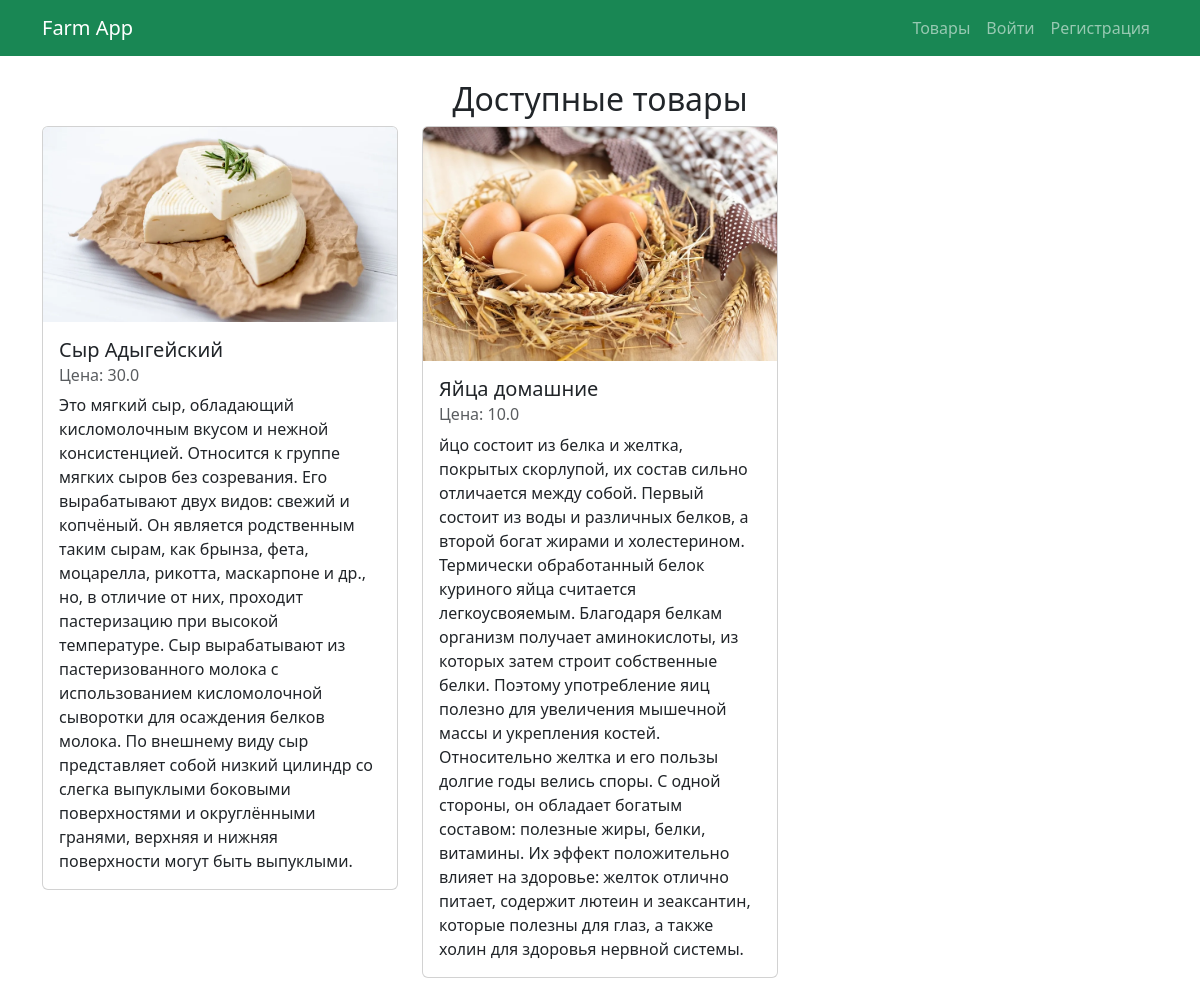
/products, run on an earlier commit of the app's database.
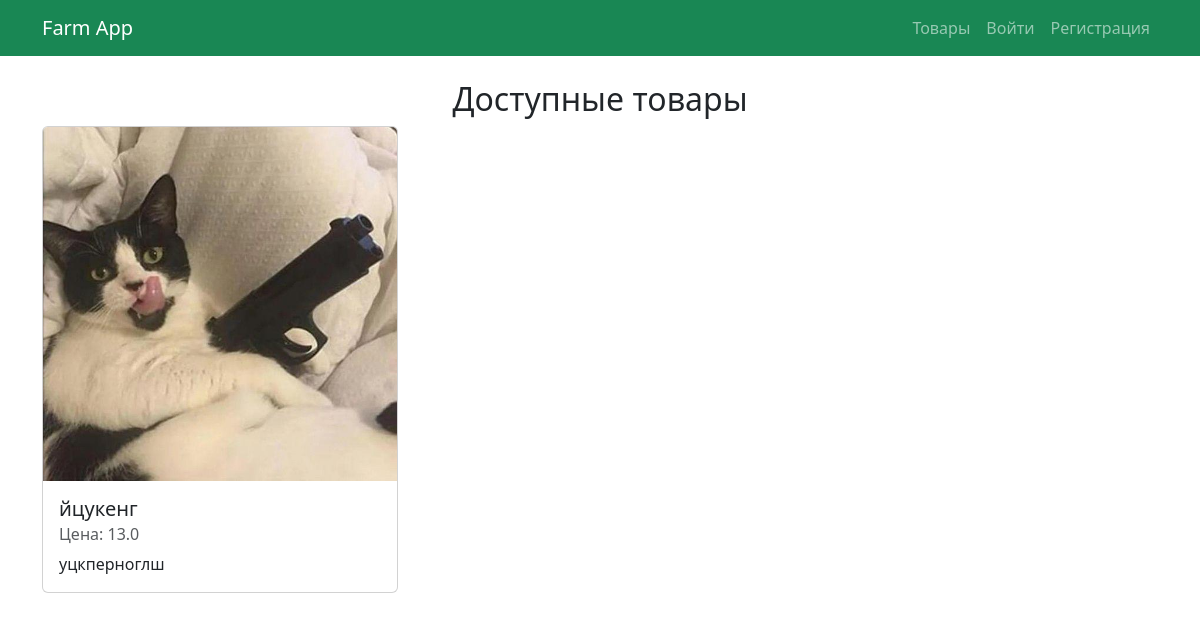
And on a later commit of the database.
### app/models.py (models this page shows)
class Product(Base):
    __tablename__ = "products"
    id = Column(Integer, primary_key=True, index=True)
    name = Column(String, index=True)
    description = Column(Text)
    price = Column(Float)
    owner_id = Column(Integer, ForeignKey("users.id"))
    image_url = Column(String, nullable=True)
    created_at = Column(DateTime, default=datetime.utcnow)
    owner = relationship("User", back_populates="products")
    orders = relationship("Order", back_populates="product")

### app/main.py (the view)
        @self.app.get("/products")
        def list_products(request: Request, db: Annotated[Session, Depends(self.get_db)]):
            products = crud.get_products(db)
            return self.templates.TemplateResponse("products.html", {"request": request, "products": products})

### app/templates/products.html (shortened to what this page needs)
{% extends "base.html" %}
{% block content %}
<h2 class="text-center">Доступные товары</h2>
<div class="row">
    {% for product in products %}
    <div class="col-md-4 mb-4">
        <div class="card">
            <a href="/products/{{ product.id }}">
                {% if product.image_url %}
                <img src="{{ product.image_url }}" class="card-img-top" alt="{{ product.name }}">
                {% endif %}
            </a>
            <div class="card-body">
                <h5 class="card-title">{{ product.name }}</h5>
                <h6 class="card-subtitle mb-2 text-muted">Цена: {{ product.price }}</h6>
                <p class="card-text">{{ product.description }}</p>
            </div>
        </div>
    </div>
    {% else %}
    <p class="text-center">Пока нет доступных товаров.</p>
    {% endfor %}
</div>
{% endblock %}

### app/templates/base.html (shortened to what this page needs)
<!doctype html>
<html lang="ru">
<head>
    <link href="https://cdn.jsdelivr.net/npm/bootstrap@5.3.3/dist/css/bootstrap.min.css" rel="stylesheet">
</head>
<body>
    <nav class="navbar navbar-expand-lg navbar-dark bg-success">
        <div class="container">
            <a class="navbar-brand" href="/">Farm App</a>
            <div class="collapse navbar-collapse" id="navbarNav">
                <ul class="navbar-nav ms-auto">
                    <li class="nav-item">
                        <a class="nav-link" href="/products">Товары</a>
                    </li>
                    {% if request.session.get("user_id") %}
                    {% if request.session.get("is_farmer") %}
                    <li class="nav-item">
                        <a class="nav-link" href="/farmer">Кабинет фермера</a>
                    </li>
                    {% endif %}
                    <li class="nav-item">
                        <a class="nav-link" href="/logout">Выйти</a>
                    </li>
                    {% else %}
                    <li class="nav-item">
                        <a class="nav-link" href="/login">Войти</a>
                    </li>
                    <li class="nav-item">
                        <a class="nav-link" href="/register">Регистрация</a>
                    </li>
                    {% endif %}
                </ul>
            </div>
        </div>
    </nav>
    <div class="container mt-4">
        {% block content %}
        {% endblock %}
    </div>
</body>
</html>

What changed in the data, as far as the page shows it:
removed Product: image_url (picture), name "Сыр Адыгейский", price "30.0", description "Это мягкий сыр, обладающий кисломолочным вкусом и нежной консистенцией. Относится к группе мягких сыров без созревания. Его вырабатывают двух видов: свежий и копчёный. Он является родственным таким сырам, как брынза, фета, моцарелла, рикотта, маскарпоне и др., но, в отличие от них, проходит пастеризацию при высокой температуре. Сыр вырабатывают из пастеризованного молока с использованием кисломолочной сыворотки для осаждения белков молока. По внешнему виду сыр представляет собой низкий цилиндр со слегка выпуклыми боковыми поверхностями и округлёнными гранями, верхняя и нижняя поверхности могут быть выпуклыми."
removed Product: image_url (picture), name "Яйца домашние", price "10.0", description "йцо состоит из белка и желтка, покрытых скорлупой, их состав сильно отличается между собой. Первый состоит из воды и различных белков, а второй богат жирами и холестерином. Термически обработанный белок куриного яйца считается легкоусвояемым. Благодаря белкам организм получает аминокислоты, из которых затем строит собственные белки. Поэтому употребление яиц полезно для увеличения мышечной массы и укрепления костей. Относительно желтка и его пользы долгие годы велись споры. С одной стороны, он обладает богатым составом: полезные жиры, белки, витамины. Их эффект положительно влияет на здоровье: желток отлично питает, содержит лютеин и зеаксантин, которые полезны для глаз, а также холин для…"
added Product: image_url (picture), name "йцукенг", price "13.0", description "уцкперноглш"
